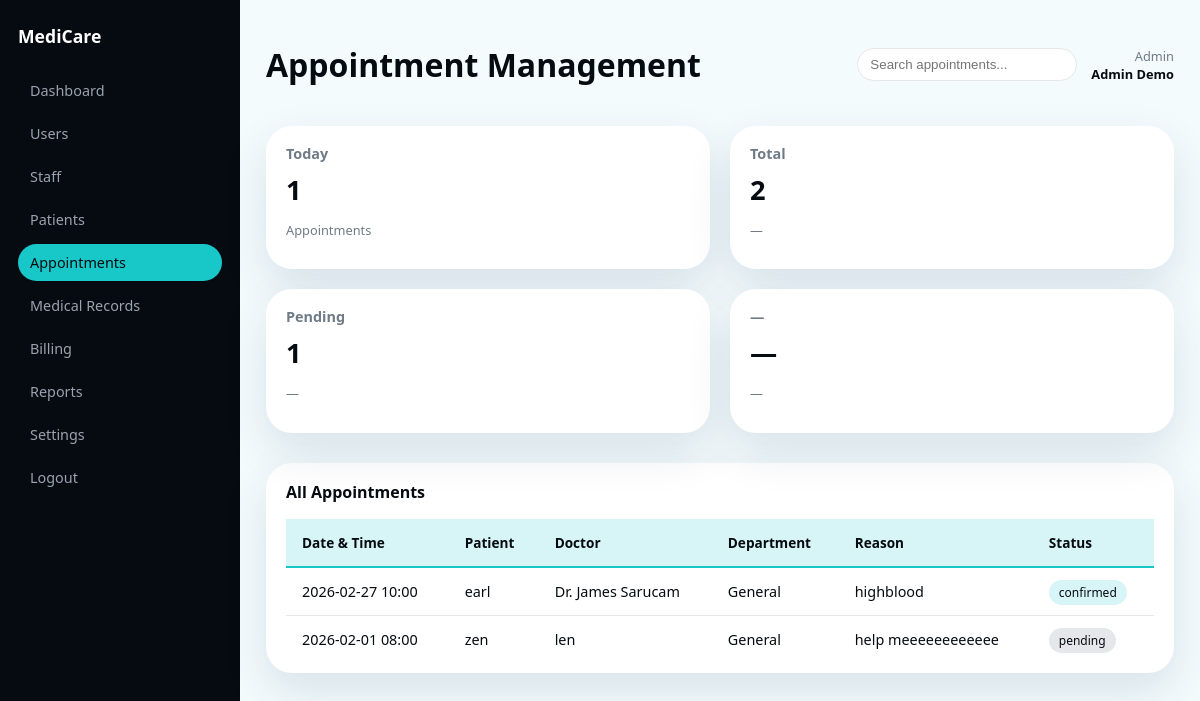
/medicare-clinic/index.php?page=admin-appointments (signed in), run on the app's committed database.
### tables this page shows
CREATE TABLE appointments (
            id INTEGER PRIMARY KEY AUTOINCREMENT,
            patient_id INTEGER NOT NULL,
            doctor_id INTEGER NOT NULL,
            appointment_date TEXT NOT NULL,
            appointment_time TEXT NOT NULL,
            reason TEXT,
            department TEXT,
            status TEXT DEFAULT 'pending',
            created_at TEXT DEFAULT CURRENT_TIMESTAMP,
            FOREIGN KEY (patient_id) REFERENCES users(id),
            FOREIGN KEY (doctor_id) REFERENCES users(id)
        );

### medicare-clinic/config/auth.php (called while the page is built, shortened)
<?php
function current_user()
{
    return $_SESSION['user'] ?? null;
}

### medicare-clinic/app/views/admin/appointments.php (the view, shortened to what this page needs)
<?php
require __DIR__ . '/../layouts/admin_sidebar.php';
$pdo = $GLOBALS['pdo'] ?? null;
$user = current_user();
$sidebar = render_admin_sidebar();
$appointments = [];
$today = date('Y-m-d');
if ($pdo) {
    $stmt = $pdo->query("
        SELECT a.*, u1.name as patient_name, u2.name as doctor_name
        FROM appointments a
        JOIN users u1 ON a.patient_id = u1.id
        JOIN users u2 ON a.doctor_id = u2.id
        ORDER BY a.appointment_date DESC, a.appointment_time DESC
    ");
    $appointments = $stmt ? $stmt->fetchAll(PDO::FETCH_ASSOC) : [];
}
$todayCount = count(array_filter($appointments, fn($a) => $a['appointment_date'] === $today));
$pendingCount = count(array_filter($appointments, fn($a) => $a['status'] === 'pending'));
?>
<div class="app-shell">
    <?php echo $sidebar; ?>
    <main class="main-content">
        <header class="main-header">
            <h1>Appointment Management</h1>
            <div class="header-right">
                <div class="search-bar">
                    <input type="text" placeholder="Search appointments..." />
                </div>
                <div class="user-info">
                    <span class="role">Admin</span>
                    <span class="name"><?php echo htmlspecialchars($user['name'] ?? 'Admin'); ?></span>
                </div>
            </div>
        </header>
        <section class="grid-4">
            <div class="summary-card">
                <h4>Today</h4>
                <div class="summary-value"><?php echo $todayCount; ?></div>
                <p class="summary-change">Appointments</p>
            </div>
            <div class="summary-card">
                <h4>Total</h4>
                <div class="summary-value"><?php echo count($appointments); ?></div>
                <p class="summary-change">—</p>
            </div>
            <div class="summary-card">
                <h4>Pending</h4>
                <div class="summary-value"><?php echo $pendingCount; ?></div>
                <p class="summary-change">—</p>
            </div>
            <div class="summary-card">
                <h4>—</h4>
                <div class="summary-value">—</div>
                <p class="summary-change">—</p>
            </div>
        </section>
        <section class="panel">
            <div class="panel-header">
                <h3>All Appointments</h3>
            </div>
            <table class="data-table">
                <thead>
                    <tr>
                        <th>Date & Time</th>
                        <th>Patient</th>
                        <th>Doctor</th>
                        <th>Department</th>
                        <th>Reason</th>
                        <th>Status</th>
                    </tr>
                </thead>
                <tbody>
                    <?php foreach ($appointments as $a): ?>
                    <tr>
                        <td><?php echo htmlspecialchars($a['appointment_date']); ?> <?php echo htmlspecialchars($a['appointment_time']); ?></td>
                        <td><?php echo htmlspecialchars($a['patient_name'] ?? '—'); ?></td>
                        <td><?php echo htmlspecialchars($a['doctor_name'] ?? '—'); ?></td>
                        <td><?php echo htmlspecialchars($a['department'] ?? '—'); ?></td>
                        <td><?php echo htmlspecialchars($a['reason'] ?? '—'); ?></td>
                        <td><span class="badge <?php echo $a['status'] === 'confirmed' || $a['status'] === 'completed' ? 'cyan' : ''; ?>"><?php echo htmlspecialchars($a['status']); ?></span></td>
                    </tr>
                    <?php endforeach; ?>
                </tbody>
            </table>
        </section>
    </main>
</div>

### medicare-clinic/public/assets/css/style.css (style rules this page uses)
:root { --mc-bg: #f4fbfd; --mc-cyan: #18c8c8; --mc-cyan-soft: #d7f5f7; --mc-black: #050b10; --mc-gray: #6f7b86; --mc-white: #ffffff; --mc-radius-lg: 26px; --shadow-soft: 0 18px 45px rgba(7, 47, 79, 0.12); --font-main: system-ui, -apple-system, BlinkMacSystemFont, "Segoe UI", sans-serif; }
*, *::before, *::after { box-sizing: border-box; }
body { margin: 0; font-family: var(--font-main); background: var(--mc-bg); color: var(--mc-black); }
.app-shell { display: grid; grid-template-columns: 240px minmax(0, 1fr); min-height: 100vh; }
.main-content { padding: 22px 26px 32px; }
.main-header { display: flex; justify-content: space-between; align-items: center; margin-bottom: 18px; }
.header-right { display: flex; align-items: center; gap: 14px; }
.search-bar input { border-radius: 999px; border: 1px solid #e5e7eb; padding: 8px 12px; width: 220px; outline: none; }
.user-info { text-align: right; font-size: 0.8rem; }
.user-info .role { display: block; color: var(--mc-gray); }
.user-info .name { font-weight: 600; }
.summary-card { background: var(--mc-white); border-radius: var(--mc-radius-lg); padding: 18px 20px; box-shadow: var(--shadow-soft); }
.summary-card h4 { margin: 0 0 8px; font-size: 0.9rem; color: var(--mc-gray); }
.summary-value { font-size: 1.7rem; font-weight: 700; }
.summary-change { font-size: 0.8rem; color: var(--mc-gray); }
.panel { background: var(--mc-white); border-radius: var(--mc-radius-lg); box-shadow: var(--shadow-soft); padding: 18px 20px 10px; }
.panel-header { display: flex; justify-content: space-between; align-items: center; margin-bottom: 10px; }
.panel-header h3 { margin: 0; font-size: 1rem; }
.badge { padding: 4px 10px; border-radius: 999px; background: #e5e7eb; font-size: 0.75rem; }
.badge.cyan { background: var(--mc-cyan-soft); color: var(--mc-black); }
.data-table { width: 100%; border-collapse: collapse; margin-top: 16px; }
.data-table thead { background: var(--mc-cyan-soft); }
.data-table th { padding: 14px 16px; text-align: left; font-weight: 600; font-size: 0.85rem; color: var(--mc-black); border-bottom: 2px solid var(--mc-cyan); }
.data-table td { padding: 14px 16px; border-bottom: 1px solid #e5e7eb; font-size: 0.9rem; }
.data-table tbody tr:last-child td { border-bottom: none; }
.grid-4 { display: grid; grid-template-columns: repeat(4, 1fr); gap: 20px; margin-bottom: 30px; }
@media (max-width: 1200px) { .grid-4 { grid-template-columns: repeat(2, 1fr); } }

### data on the page
appointments: appointment_date "2026-02-27", appointment_time "10:00", patient_name "earl", doctor_name "Dr. James Sarucam", department "General", reason "highblood", status "confirmed"
appointments: appointment_date "2026-02-01", appointment_time "08:00", patient_name "zen", doctor_name "len", department "General", reason "help meeeeeeeeeeee", status "pending"

### other printed values
$user['name'] "Admin Demo"
$todayCount "1"
count($appointments) "2"
$pendingCount "1"
